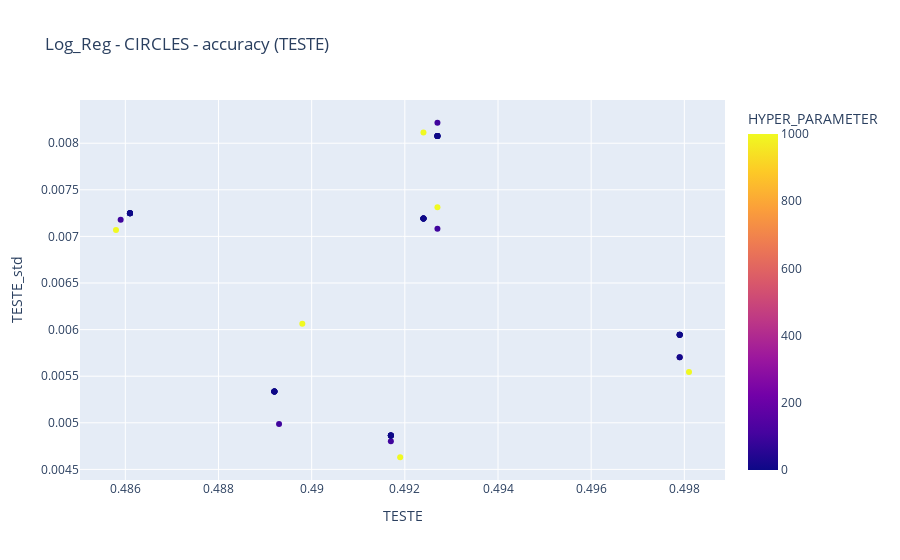

This figure's notebook cell:
### Code cell
px.scatter(results.query('DS_NAME=="circles" and CLF_NAME=="log_reg" and N==10000')
        , x='TESTE'
        , y='TESTE_std' 
        ,color = 'HYPER_PARAMETER'
        ,title='Log_Reg - CIRCLES - accuracy (TESTE)')

### Figure 1 — Plotly figure (JSON) as saved in the notebook; plotly's stock layout.template omitted (floating-point values rounded to 4 significant figures)
{"data": [{"hovertemplate": "TESTE=%{x}<br>TESTE_std=%{y}<br>HYPER_PARAMETER=%{marker.color}<extra></extra>", "legendgroup": "", "marker": {"color": [1000, 100, 10, 1, 0.1, 0.01, 0.001, 1000, 100, 10, 1, 0.1, 0.01, 0.001, 1000, 100, 10, 1, 0.1, 0.01, 0.001, 1000, 100, 10, 1, 0.1, 0.01, 0.001, 1000, 100, 10, 1, 0.1, 0.01, 0.001, 1000, 100, 10, 1, 0.1, 0.01, 0.001], "coloraxis": "coloraxis", "symbol": "circle"}, "mode": "markers", "name": "", "orientation": "v", "showlegend": false, "type": "scatter", "x": [0.4858, 0.4859, 0.4861, 0.4861, 0.4861, 0.4861, 0.4861, 0.4919, 0.4917, 0.4917, 0.4917, 0.4917, 0.4917, 0.4917, 0.4927, 0.4927, 0.4924, 0.4924, 0.4924, 0.4924, 0.4924, 0.4924, 0.4927, 0.4927, 0.4927, 0.4927, 0.4927, 0.4927, 0.4898, 0.4893, 0.4892, 0.4892, 0.4892, 0.4892, 0.4892, 0.4981, 0.4979, 0.4979, 0.4979, 0.4979, 0.4979, 0.4979], "xaxis": "x", "y": [0.007068, 0.007179, 0.007248, 0.007248, 0.007248, 0.007248, 0.007248, 0.00463, 0.004802, 0.004864, 0.004864, 0.004864, 0.004864, 0.004864, 0.007312, 0.007082, 0.007193, 0.007193, 0.007193, 0.007193, 0.007193, 0.008114, 0.008219, 0.008078, 0.008078, 0.008078, 0.008078, 0.008078, 0.006063, 0.004986, 0.005335, 0.005335, 0.005335, 0.005335, 0.005335, 0.005544, 0.005704, 0.005704, 0.005945, 0.005945, 0.005945, 0.005945], "yaxis": "y"}], "layout": {"autosize": true, "coloraxis": {"colorbar": {"title": {"text": "HYPER_PARAMETER"}}, "colorscale": [[0, "#0d0887"], [0.1111, "#46039f"], [0.2222, "#7201a8"], [0.3333, "#9c179e"], [0.4444, "#bd3786"], [0.5556, "#d8576b"], [0.6667, "#ed7953"], [0.7778, "#fb9f3a"], [0.8889, "#fdca26"], [1, "#f0f921"]]}, "legend": {"tracegroupgap": 0}, "title": {"text": "Log_Reg - CIRCLES - accuracy (TESTE)"}, "xaxis": {"anchor": "y", "autorange": true, "domain": [0, 1], "range": [0.4851, 0.4988], "title": {"text": "TESTE"}, "type": "linear"}, "yaxis": {"anchor": "x", "autorange": true, "domain": [0, 1], "range": [0.004334, 0.008516], "title": {"text": "TESTE_std"}, "type": "linear"}}}
